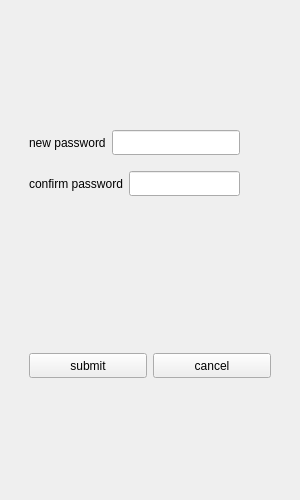
<?xml version="1.0" encoding="UTF-8"?>
<ui version="4.0">
 <class>ResetPasswdInterface</class>
 <widget class="QDialog" name="ResetPasswdInterface">
  <property name="geometry">
   <rect>
    <x>0</x>
    <y>0</y>
    <width>300</width>
    <height>500</height>
   </rect>
  </property>
  <property name="minimumSize">
   <size>
    <width>300</width>
    <height>500</height>
   </size>
  </property>
  <property name="maximumSize">
   <size>
    <width>300</width>
    <height>500</height>
   </size>
  </property>
  <property name="windowTitle">
   <string>Dialog</string>
  </property>
  <layout class="QHBoxLayout" name="horizontalLayout">
   <item>
    <layout class="QVBoxLayout" name="verticalLayout_2">
     <item>
      <widget class="QStackedWidget" name="stackedWidget">
       <property name="currentIndex">
        <number>1</number>
       </property>
       <widget class="QWidget" name="reset_page">
        <layout class="QVBoxLayout" name="verticalLayout_3">
         <item>
          <spacer name="verticalSpacer_2">
           <property name="orientation">
            <enum>Qt::Orientation::Vertical</enum>
           </property>
           <property name="sizeHint" stdset="0">
            <size>
             <width>20</width>
             <height>40</height>
            </size>
           </property>
          </spacer>
         </item>
         <item>
          <widget class="QWidget" name="widget" native="true">
           <property name="minimumSize">
            <size>
             <width>0</width>
             <height>35</height>
            </size>
           </property>
           <property name="maximumSize">
            <size>
             <width>16777215</width>
             <height>35</height>
            </size>
           </property>
           <layout class="QHBoxLayout" name="horizontalLayout_4">
            <property name="spacing">
             <number>6</number>
            </property>
            <property name="leftMargin">
             <number>9</number>
            </property>
            <property name="topMargin">
             <number>9</number>
            </property>
            <property name="rightMargin">
             <number>9</number>
            </property>
            <property name="bottomMargin">
             <number>9</number>
            </property>
            <item>
             <widget class="QLabel" name="label">
              <property name="minimumSize">
               <size>
                <width>0</width>
                <height>25</height>
               </size>
              </property>
              <property name="maximumSize">
               <size>
                <width>16777215</width>
                <height>25</height>
               </size>
              </property>
              <property name="text">
               <string>username</string>
              </property>
             </widget>
            </item>
            <item>
             <widget class="QLineEdit" name="username_edit">
              <property name="minimumSize">
               <size>
                <width>0</width>
                <height>25</height>
               </size>
              </property>
              <property name="maximumSize">
               <size>
                <width>16777215</width>
                <height>25</height>
               </size>
              </property>
             </widget>
            </item>
           </layout>
          </widget>
         </item>
         <item>
          <widget class="QWidget" name="widget_5" native="true">
           <property name="minimumSize">
            <size>
             <width>0</width>
             <height>35</height>
            </size>
           </property>
           <property name="maximumSize">
            <size>
             <width>16777215</width>
             <height>35</height>
            </size>
           </property>
           <layout class="QHBoxLayout" name="horizontalLayout_3">
            <property name="spacing">
             <number>6</number>
            </property>
            <property name="leftMargin">
             <number>9</number>
            </property>
            <property name="topMargin">
             <number>9</number>
            </property>
            <property name="rightMargin">
             <number>9</number>
            </property>
            <property name="bottomMargin">
             <number>9</number>
            </property>
            <item>
             <widget class="QLabel" name="label_2">
              <property name="minimumSize">
               <size>
                <width>0</width>
                <height>25</height>
               </size>
              </property>
              <property name="maximumSize">
               <size>
                <width>16777215</width>
                <height>25</height>
               </size>
              </property>
              <property name="text">
               <string>email</string>
              </property>
             </widget>
            </item>
            <item>
             <widget class="QLineEdit" name="email_edit">
              <property name="minimumSize">
               <size>
                <width>0</width>
                <height>25</height>
               </size>
              </property>
              <property name="maximumSize">
               <size>
                <width>16777215</width>
                <height>25</height>
               </size>
              </property>
             </widget>
            </item>
           </layout>
          </widget>
         </item>
         <item>
          <widget class="QWidget" name="widget_7" native="true">
           <property name="minimumSize">
            <size>
             <width>0</width>
             <height>35</height>
            </size>
           </property>
           <property name="maximumSize">
            <size>
             <width>16777215</width>
             <height>35</height>
            </size>
           </property>
           <layout class="QHBoxLayout" name="horizontalLayout_8">
            <item>
             <widget class="QLabel" name="status_label_1">
              <property name="minimumSize">
               <size>
                <width>0</width>
                <height>25</height>
               </size>
              </property>
              <property name="maximumSize">
               <size>
                <width>16777215</width>
                <height>25</height>
               </size>
              </property>
              <property name="text">
               <string/>
              </property>
              <property name="alignment">
               <set>Qt::AlignmentFlag::AlignCenter</set>
              </property>
             </widget>
            </item>
           </layout>
          </widget>
         </item>
         <item>
          <spacer name="verticalSpacer_3">
           <property name="orientation">
            <enum>Qt::Orientation::Vertical</enum>
           </property>
           <property name="sizeHint" stdset="0">
            <size>
             <width>20</width>
             <height>40</height>
            </size>
           </property>
          </spacer>
         </item>
         <item>
          <widget class="QWidget" name="widget_2" native="true">
           <property name="minimumSize">
            <size>
             <width>0</width>
             <height>35</height>
            </size>
           </property>
           <property name="maximumSize">
            <size>
             <width>16777215</width>
             <height>35</height>
            </size>
           </property>
           <layout class="QHBoxLayout" name="horizontalLayout_2">
            <item>
             <widget class="QPushButton" name="verify_account">
              <property name="minimumSize">
               <size>
                <width>0</width>
                <height>25</height>
               </size>
              </property>
              <property name="maximumSize">
               <size>
                <width>16777215</width>
                <height>25</height>
               </size>
              </property>
              <property name="text">
               <string>Confirm</string>
              </property>
             </widget>
            </item>
            <item>
             <widget class="QPushButton" name="go_back_login_1">
              <property name="minimumSize">
               <size>
                <width>0</width>
                <height>25</height>
               </size>
              </property>
              <property name="maximumSize">
               <size>
                <width>16777215</width>
                <height>25</height>
               </size>
              </property>
              <property name="text">
               <string>Cancel</string>
              </property>
             </widget>
            </item>
           </layout>
          </widget>
         </item>
         <item>
          <spacer name="verticalSpacer">
           <property name="orientation">
            <enum>Qt::Orientation::Vertical</enum>
           </property>
           <property name="sizeHint" stdset="0">
            <size>
             <width>20</width>
             <height>40</height>
            </size>
           </property>
          </spacer>
         </item>
        </layout>
       </widget>
       <widget class="QWidget" name="passwd_page">
        <layout class="QVBoxLayout" name="verticalLayout_5">
         <item>
          <spacer name="verticalSpacer_5">
           <property name="orientation">
            <enum>Qt::Orientation::Vertical</enum>
           </property>
           <property name="sizeHint" stdset="0">
            <size>
             <width>20</width>
             <height>40</height>
            </size>
           </property>
          </spacer>
         </item>
         <item>
          <widget class="QWidget" name="widget_3" native="true">
           <property name="minimumSize">
            <size>
             <width>0</width>
             <height>35</height>
            </size>
           </property>
           <property name="maximumSize">
            <size>
             <width>16777215</width>
             <height>35</height>
            </size>
           </property>
           <layout class="QHBoxLayout" name="horizontalLayout_5">
            <property name="spacing">
             <number>6</number>
            </property>
            <property name="leftMargin">
             <number>9</number>
            </property>
            <property name="topMargin">
             <number>9</number>
            </property>
            <property name="rightMargin">
             <number>9</number>
            </property>
            <property name="bottomMargin">
             <number>9</number>
            </property>
            <item>
             <widget class="QLabel" name="label_3">
              <property name="minimumSize">
               <size>
                <width>0</width>
                <height>25</height>
               </size>
              </property>
              <property name="maximumSize">
               <size>
                <width>16777215</width>
                <height>25</height>
               </size>
              </property>
              <property name="text">
               <string>new password</string>
              </property>
             </widget>
            </item>
            <item>
             <widget class="QLineEdit" name="newpasswd_edit">
              <property name="minimumSize">
               <size>
                <width>0</width>
                <height>25</height>
               </size>
              </property>
              <property name="maximumSize">
               <size>
                <width>16777215</width>
                <height>25</height>
               </size>
              </property>
             </widget>
            </item>
            <item>
             <widget class="ClickableQLabel" name="newpasswd_show">
              <property name="minimumSize">
               <size>
                <width>25</width>
                <height>25</height>
               </size>
              </property>
              <property name="maximumSize">
               <size>
                <width>25</width>
                <height>25</height>
               </size>
              </property>
              <property name="text">
               <string/>
              </property>
              <property name="alignment">
               <set>Qt::AlignmentFlag::AlignCenter</set>
              </property>
             </widget>
            </item>
           </layout>
          </widget>
         </item>
         <item>
          <widget class="QWidget" name="widget_4" native="true">
           <property name="minimumSize">
            <size>
             <width>0</width>
             <height>35</height>
            </size>
           </property>
           <property name="maximumSize">
            <size>
             <width>16777215</width>
             <height>35</height>
            </size>
           </property>
           <layout class="QHBoxLayout" name="horizontalLayout_6">
            <property name="spacing">
             <number>6</number>
            </property>
            <property name="leftMargin">
             <number>9</number>
            </property>
            <property name="topMargin">
             <number>9</number>
            </property>
            <property name="rightMargin">
             <number>9</number>
            </property>
            <property name="bottomMargin">
             <number>9</number>
            </property>
            <item>
             <widget class="QLabel" name="label_4">
              <property name="minimumSize">
               <size>
                <width>0</width>
                <height>25</height>
               </size>
              </property>
              <property name="maximumSize">
               <size>
                <width>16777215</width>
                <height>25</height>
               </size>
              </property>
              <property name="text">
               <string>confirm password</string>
              </property>
             </widget>
            </item>
            <item>
             <widget class="QLineEdit" name="newconfirm_edit">
              <property name="minimumSize">
               <size>
                <width>0</width>
                <height>25</height>
               </size>
              </property>
              <property name="maximumSize">
               <size>
                <width>16777215</width>
                <height>25</height>
               </size>
              </property>
             </widget>
            </item>
            <item>
             <widget class="ClickableQLabel" name="newconfirm_show">
              <property name="minimumSize">
               <size>
                <width>25</width>
                <height>25</height>
               </size>
              </property>
              <property name="maximumSize">
               <size>
                <width>25</width>
                <height>25</height>
               </size>
              </property>
              <property name="text">
               <string/>
              </property>
             </widget>
            </item>
           </layout>
          </widget>
         </item>
         <item>
          <widget class="QWidget" name="widget_8" native="true">
           <property name="minimumSize">
            <size>
             <width>0</width>
             <height>35</height>
            </size>
           </property>
           <property name="maximumSize">
            <size>
             <width>16777215</width>
             <height>35</height>
            </size>
           </property>
           <layout class="QHBoxLayout" name="horizontalLayout_9">
            <item>
             <widget class="QLabel" name="status_label_2">
              <property name="minimumSize">
               <size>
                <width>0</width>
                <height>25</height>
               </size>
              </property>
              <property name="maximumSize">
               <size>
                <width>16777215</width>
                <height>25</height>
               </size>
              </property>
              <property name="text">
               <string/>
              </property>
              <property name="alignment">
               <set>Qt::AlignmentFlag::AlignCenter</set>
              </property>
             </widget>
            </item>
           </layout>
          </widget>
         </item>
         <item>
          <spacer name="verticalSpacer_6">
           <property name="orientation">
            <enum>Qt::Orientation::Vertical</enum>
           </property>
           <property name="sizeHint" stdset="0">
            <size>
             <width>20</width>
             <height>40</height>
            </size>
           </property>
          </spacer>
         </item>
         <item>
          <widget class="QWidget" name="widget_6" native="true">
           <property name="minimumSize">
            <size>
             <width>0</width>
             <height>35</height>
            </size>
           </property>
           <property name="maximumSize">
            <size>
             <width>16777215</width>
             <height>35</height>
            </size>
           </property>
           <layout class="QHBoxLayout" name="horizontalLayout_7">
            <item>
             <widget class="QPushButton" name="submit_passwd">
              <property name="minimumSize">
               <size>
                <width>0</width>
                <height>25</height>
               </size>
              </property>
              <property name="maximumSize">
               <size>
                <width>16777215</width>
                <height>25</height>
               </size>
              </property>
              <property name="text">
               <string>submit</string>
              </property>
             </widget>
            </item>
            <item>
             <widget class="QPushButton" name="go_back_login_2">
              <property name="minimumSize">
               <size>
                <width>0</width>
                <height>25</height>
               </size>
              </property>
              <property name="maximumSize">
               <size>
                <width>16777215</width>
                <height>25</height>
               </size>
              </property>
              <property name="text">
               <string>cancel</string>
              </property>
             </widget>
            </item>
           </layout>
          </widget>
         </item>
         <item>
          <spacer name="verticalSpacer_4">
           <property name="orientation">
            <enum>Qt::Orientation::Vertical</enum>
           </property>
           <property name="sizeHint" stdset="0">
            <size>
             <width>20</width>
             <height>40</height>
            </size>
           </property>
          </spacer>
         </item>
        </layout>
       </widget>
       <widget class="QWidget" name="successful_page">
        <layout class="QVBoxLayout" name="verticalLayout_4">
         <item>
          <widget class="QWidget" name="widget_9" native="true">
           <layout class="QVBoxLayout" name="verticalLayout_6">
            <item>
             <spacer name="verticalSpacer_8">
              <property name="orientation">
               <enum>Qt::Orientation::Vertical</enum>
              </property>
              <property name="sizeHint" stdset="0">
               <size>
                <width>20</width>
                <height>40</height>
               </size>
              </property>
             </spacer>
            </item>
            <item>
             <widget class="QWidget" name="widget_11" native="true">
              <property name="minimumSize">
               <size>
                <width>0</width>
                <height>35</height>
               </size>
              </property>
              <property name="maximumSize">
               <size>
                <width>16777215</width>
                <height>35</height>
               </size>
              </property>
              <layout class="QHBoxLayout" name="horizontalLayout_11">
               <item>
                <widget class="QLabel" name="label_9">
                 <property name="minimumSize">
                  <size>
                   <width>0</width>
                   <height>25</height>
                  </size>
                 </property>
                 <property name="maximumSize">
                  <size>
                   <width>16777215</width>
                   <height>25</height>
                  </size>
                 </property>
                 <property name="text">
                  <string>password reset successful</string>
                 </property>
                 <property name="alignment">
                  <set>Qt::AlignmentFlag::AlignCenter</set>
                 </property>
                </widget>
               </item>
              </layout>
             </widget>
            </item>
            <item>
             <widget class="QWidget" name="widget_13" native="true">
              <property name="minimumSize">
               <size>
                <width>0</width>
                <height>35</height>
               </size>
              </property>
              <property name="maximumSize">
               <size>
                <width>16777215</width>
                <height>35</height>
               </size>
              </property>
              <layout class="QHBoxLayout" name="horizontalLayout_12">
               <item>
                <widget class="QLabel" name="timeout_label">
                 <property name="minimumSize">
                  <size>
                   <width>0</width>
                   <height>25</height>
                  </size>
                 </property>
                 <property name="maximumSize">
                  <size>
                   <width>16777215</width>
                   <height>25</height>
                  </size>
                 </property>
                 <property name="text">
                  <string>returning to login page within 5s</string>
                 </property>
                 <property name="alignment">
                  <set>Qt::AlignmentFlag::AlignCenter</set>
                 </property>
                </widget>
               </item>
              </layout>
             </widget>
            </item>
            <item>
             <widget class="QWidget" name="widget_12" native="true">
              <property name="minimumSize">
               <size>
                <width>0</width>
                <height>35</height>
               </size>
              </property>
              <property name="maximumSize">
               <size>
                <width>1500</width>
                <height>40</height>
               </size>
              </property>
              <layout class="QHBoxLayout" name="horizontalLayout_13">
               <property name="spacing">
                <number>6</number>
               </property>
               <property name="leftMargin">
                <number>9</number>
               </property>
               <property name="topMargin">
                <number>9</number>
               </property>
               <property name="rightMargin">
                <number>9</number>
               </property>
               <property name="bottomMargin">
                <number>9</number>
               </property>
               <item>
                <widget class="QLabel" name="label_7">
                 <property name="minimumSize">
                  <size>
                   <width>0</width>
                   <height>25</height>
                  </size>
                 </property>
                 <property name="maximumSize">
                  <size>
                   <width>16777215</width>
                   <height>25</height>
                  </size>
                 </property>
                 <property name="text">
                  <string>or back to login page manually</string>
                 </property>
                 <property name="alignment">
                  <set>Qt::AlignmentFlag::AlignCenter</set>
                 </property>
                </widget>
               </item>
              </layout>
             </widget>
            </item>
            <item>
             <spacer name="verticalSpacer_9">
              <property name="orientation">
               <enum>Qt::Orientation::Vertical</enum>
              </property>
              <property name="sizeHint" stdset="0">
               <size>
                <width>20</width>
                <height>40</height>
               </size>
              </property>
             </spacer>
            </item>
            <item>
             <widget class="QWidget" name="widget_10" native="true">
              <property name="minimumSize">
               <size>
                <width>0</width>
                <height>35</height>
               </size>
              </property>
              <property name="maximumSize">
               <size>
                <width>16777215</width>
                <height>35</height>
               </size>
              </property>
              <layout class="QHBoxLayout" name="horizontalLayout_10">
               <item>
                <spacer name="horizontalSpacer">
                 <property name="orientation">
                  <enum>Qt::Orientation::Horizontal</enum>
                 </property>
                 <property name="sizeHint" stdset="0">
                  <size>
                   <width>40</width>
                   <height>20</height>
                  </size>
                 </property>
                </spacer>
               </item>
               <item>
                <widget class="QPushButton" name="go_back_to_login3">
                 <property name="minimumSize">
                  <size>
                   <width>0</width>
                   <height>25</height>
                  </size>
                 </property>
                 <property name="maximumSize">
                  <size>
                   <width>16777215</width>
                   <height>25</height>
                  </size>
                 </property>
                 <property name="text">
                  <string>go to login page</string>
                 </property>
                </widget>
               </item>
               <item>
                <spacer name="horizontalSpacer_2">
                 <property name="orientation">
                  <enum>Qt::Orientation::Horizontal</enum>
                 </property>
                 <property name="sizeHint" stdset="0">
                  <size>
                   <width>40</width>
                   <height>20</height>
                  </size>
                 </property>
                </spacer>
               </item>
              </layout>
             </widget>
            </item>
            <item>
             <spacer name="verticalSpacer_7">
              <property name="orientation">
               <enum>Qt::Orientation::Vertical</enum>
              </property>
              <property name="sizeHint" stdset="0">
               <size>
                <width>20</width>
                <height>40</height>
               </size>
              </property>
             </spacer>
            </item>
           </layout>
          </widget>
         </item>
        </layout>
       </widget>
      </widget>
     </item>
    </layout>
   </item>
  </layout>
 </widget>
 <customwidgets>
  <customwidget>
   <class>ClickableQLabel</class>
   <extends>QLabel</extends>
   <header location="global">clickableqlabel.h</header>
  </customwidget>
 </customwidgets>
 <resources/>
 <connections/>
</ui>
